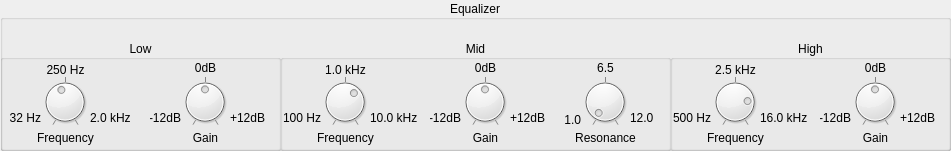
         <widget class="QGroupBox" name="groupBox_8">
          <property name="geometry">
           <rect>
            <x>20</x>
            <y>270</y>
            <width>951</width>
            <height>151</height>
           </rect>
          </property>
          <property name="title">
           <string>Equalizer</string>
          </property>
          <property name="alignment">
           <set>Qt::AlignCenter</set>
          </property>
          <widget class="QGroupBox" name="groupBox_4">
           <property name="geometry">
            <rect>
             <x>670</x>
             <y>40</y>
             <width>281</width>
             <height>111</height>
            </rect>
           </property>
           <property name="title">
            <string>High</string>
           </property>
           <property name="alignment">
            <set>Qt::AlignCenter</set>
           </property>
           <widget class="DialKnob" name="highGain">
            <property name="geometry">
             <rect>
              <x>180</x>
              <y>30</y>
              <width>50</width>
              <height>64</height>
             </rect>
            </property>
            <property name="minimum">
             <number>52</number>
            </property>
            <property name="maximum">
             <number>76</number>
            </property>
            <property name="pageStep">
             <number>10</number>
            </property>
            <property name="value">
             <number>64</number>
            </property>
            <property name="notchTarget">
             <double>40.000000000000000</double>
            </property>
            <property name="notchesVisible">
             <bool>true</bool>
            </property>
           </widget>
           <widget class="QLabel" name="label_32">
            <property name="geometry">
             <rect>
              <x>150</x>
              <y>70</y>
              <width>31</width>
              <height>16</height>
             </rect>
            </property>
            <property name="text">
             <string>-12dB</string>
            </property>
            <property name="alignment">
             <set>Qt::AlignRight|Qt::AlignTrailing|Qt::AlignVCenter</set>
            </property>
           </widget>
           <widget class="QLabel" name="label_33">
            <property name="geometry">
             <rect>
              <x>20</x>
              <y>90</y>
              <width>91</width>
              <height>16</height>
             </rect>
            </property>
            <property name="text">
             <string>Frequency</string>
            </property>
            <property name="alignment">
             <set>Qt::AlignCenter</set>
            </property>
           </widget>
           <widget class="QLabel" name="label_34">
            <property name="geometry">
             <rect>
              <x>170</x>
              <y>90</y>
              <width>71</width>
              <height>16</height>
             </rect>
            </property>
            <property name="text">
             <string>Gain</string>
            </property>
            <property name="alignment">
             <set>Qt::AlignCenter</set>
            </property>
           </widget>
           <widget class="DialKnob" name="highFq">
            <property name="geometry">
             <rect>
              <x>40</x>
              <y>30</y>
              <width>50</width>
              <height>64</height>
             </rect>
            </property>
            <property name="minimum">
             <number>28</number>
            </property>
            <property name="maximum">
             <number>56</number>
            </property>
            <property name="value">
             <number>50</number>
            </property>
            <property name="notchTarget">
             <double>40.000000000000000</double>
            </property>
            <property name="notchesVisible">
             <bool>true</bool>
            </property>
           </widget>
           <widget class="QLabel" name="label_35">
            <property name="geometry">
             <rect>
              <x>230</x>
              <y>70</y>
              <width>51</width>
              <height>16</height>
             </rect>
            </property>
            <property name="text">
             <string>+12dB</string>
            </property>
           </widget>
           <widget class="QLabel" name="label_36">
            <property name="geometry">
             <rect>
              <x>0</x>
              <y>70</y>
              <width>41</width>
              <height>16</height>
             </rect>
            </property>
            <property name="text">
             <string>500 Hz</string>
            </property>
            <property name="alignment">
             <set>Qt::AlignRight|Qt::AlignTrailing|Qt::AlignVCenter</set>
            </property>
           </widget>
           <widget class="QLabel" name="label_37">
            <property name="geometry">
             <rect>
              <x>90</x>
              <y>70</y>
              <width>51</width>
              <height>16</height>
             </rect>
            </property>
            <property name="text">
             <string>16.0 kHz</string>
            </property>
           </widget>
           <widget class="QLabel" name="label_38">
            <property name="geometry">
             <rect>
              <x>190</x>
              <y>20</y>
              <width>31</width>
              <height>16</height>
             </rect>
            </property>
            <property name="text">
             <string>0dB</string>
            </property>
            <property name="alignment">
             <set>Qt::AlignCenter</set>
            </property>
           </widget>
           <widget class="QLabel" name="label_41">
            <property name="geometry">
             <rect>
              <x>40</x>
              <y>20</y>
              <width>51</width>
              <height>20</height>
             </rect>
            </property>
            <property name="text">
             <string>2.5 kHz</string>
            </property>
            <property name="alignment">
             <set>Qt::AlignCenter</set>
            </property>
           </widget>
           <zorder>label_32</zorder>
           <zorder>label_33</zorder>
           <zorder>label_34</zorder>
           <zorder>label_35</zorder>
           <zorder>label_36</zorder>
           <zorder>label_37</zorder>
           <zorder>label_38</zorder>
           <zorder>highFq</zorder>
           <zorder>highGain</zorder>
           <zorder>label_41</zorder>
          </widget>
          <widget class="QGroupBox" name="groupBox_2">
           <property name="geometry">
            <rect>
             <x>0</x>
             <y>40</y>
             <width>281</width>
             <height>111</height>
            </rect>
           </property>
           <property name="title">
            <string>Low</string>
           </property>
           <property name="alignment">
            <set>Qt::AlignCenter</set>
           </property>
           <widget class="DialKnob" name="lowGain">
            <property name="geometry">
             <rect>
              <x>180</x>
              <y>30</y>
              <width>50</width>
              <height>64</height>
             </rect>
            </property>
            <property name="minimum">
             <number>52</number>
            </property>
            <property name="maximum">
             <number>76</number>
            </property>
            <property name="value">
             <number>64</number>
            </property>
            <property name="notchTarget">
             <double>40.000000000000000</double>
            </property>
            <property name="notchesVisible">
             <bool>true</bool>
            </property>
           </widget>
           <widget class="QLabel" name="label_22">
            <property name="geometry">
             <rect>
              <x>150</x>
              <y>70</y>
              <width>31</width>
              <height>16</height>
             </rect>
            </property>
            <property name="text">
             <string>-12dB</string>
            </property>
            <property name="alignment">
             <set>Qt::AlignRight|Qt::AlignTrailing|Qt::AlignVCenter</set>
            </property>
           </widget>
           <widget class="QLabel" name="label_13">
            <property name="geometry">
             <rect>
              <x>20</x>
              <y>90</y>
              <width>91</width>
              <height>16</height>
             </rect>
            </property>
            <property name="text">
             <string>Frequency</string>
            </property>
            <property name="alignment">
             <set>Qt::AlignCenter</set>
            </property>
           </widget>
           <widget class="QLabel" name="label_14">
            <property name="geometry">
             <rect>
              <x>170</x>
              <y>90</y>
              <width>71</width>
              <height>16</height>
             </rect>
            </property>
            <property name="text">
             <string>Gain</string>
            </property>
            <property name="alignment">
             <set>Qt::AlignCenter</set>
            </property>
           </widget>
           <widget class="DialKnob" name="lowFq">
            <property name="geometry">
             <rect>
              <x>40</x>
              <y>30</y>
              <width>50</width>
              <height>64</height>
             </rect>
            </property>
            <property name="minimum">
             <number>4</number>
            </property>
            <property name="maximum">
             <number>40</number>
            </property>
            <property name="value">
             <number>20</number>
            </property>
            <property name="notchTarget">
             <double>30.000000000000000</double>
            </property>
            <property name="notchesVisible">
             <bool>true</bool>
            </property>
           </widget>
           <widget class="QLabel" name="label_24">
            <property name="geometry">
             <rect>
              <x>230</x>
              <y>70</y>
              <width>51</width>
              <height>16</height>
             </rect>
            </property>
            <property name="text">
             <string>+12dB</string>
            </property>
           </widget>
           <widget class="QLabel" name="label_20">
            <property name="geometry">
             <rect>
              <x>0</x>
              <y>70</y>
              <width>41</width>
              <height>16</height>
             </rect>
            </property>
            <property name="text">
             <string>32 Hz</string>
            </property>
            <property name="alignment">
             <set>Qt::AlignRight|Qt::AlignTrailing|Qt::AlignVCenter</set>
            </property>
           </widget>
           <widget class="QLabel" name="label_21">
            <property name="geometry">
             <rect>
              <x>90</x>
              <y>70</y>
              <width>51</width>
              <height>16</height>
             </rect>
            </property>
            <property name="text">
             <string>2.0 kHz</string>
            </property>
           </widget>
           <widget class="QLabel" name="label_23">
            <property name="geometry">
             <rect>
              <x>190</x>
              <y>20</y>
              <width>31</width>
              <height>16</height>
             </rect>
            </property>
            <property name="text">
             <string>0dB</string>
            </property>
            <property name="alignment">
             <set>Qt::AlignCenter</set>
            </property>
           </widget>
           <widget class="QLabel" name="label_39">
            <property name="geometry">
             <rect>
              <x>40</x>
              <y>20</y>
              <width>51</width>
              <height>20</height>
             </rect>
            </property>
            <property name="text">
             <string>250 Hz</string>
            </property>
            <property name="alignment">
             <set>Qt::AlignCenter</set>
            </property>
           </widget>
           <zorder>label_22</zorder>
           <zorder>label_13</zorder>
           <zorder>label_14</zorder>
           <zorder>label_24</zorder>
           <zorder>label_20</zorder>
           <zorder>label_21</zorder>
           <zorder>label_23</zorder>
           <zorder>lowGain</zorder>
           <zorder>lowFq</zorder>
           <zorder>label_39</zorder>
          </widget>
          <widget class="QGroupBox" name="groupBox_3">
           <property name="geometry">
            <rect>
             <x>280</x>
             <y>40</y>
             <width>391</width>
             <height>111</height>
            </rect>
           </property>
           <property name="title">
            <string>Mid</string>
           </property>
           <property name="alignment">
            <set>Qt::AlignCenter</set>
           </property>
           <widget class="QLabel" name="label_15">
            <property name="geometry">
             <rect>
              <x>20</x>
              <y>90</y>
              <width>91</width>
              <height>16</height>
             </rect>
            </property>
            <property name="text">
             <string>Frequency</string>
            </property>
            <property name="alignment">
             <set>Qt::AlignCenter</set>
            </property>
           </widget>
           <widget class="QLabel" name="label_25">
            <property name="geometry">
             <rect>
              <x>0</x>
              <y>70</y>
              <width>41</width>
              <height>16</height>
             </rect>
            </property>
            <property name="text">
             <string>100 Hz</string>
            </property>
            <property name="alignment">
             <set>Qt::AlignRight|Qt::AlignTrailing|Qt::AlignVCenter</set>
            </property>
           </widget>
           <widget class="QLabel" name="label_26">
            <property name="geometry">
             <rect>
              <x>90</x>
              <y>70</y>
              <width>51</width>
              <height>16</height>
             </rect>
            </property>
            <property name="text">
             <string>10.0 kHz</string>
            </property>
           </widget>
           <widget class="DialKnob" name="midFq">
            <property name="geometry">
             <rect>
              <x>40</x>
              <y>30</y>
              <width>50</width>
              <height>64</height>
             </rect>
            </property>
            <property name="minimum">
             <number>14</number>
            </property>
            <property name="maximum">
             <number>54</number>
            </property>
            <property name="value">
             <number>40</number>
            </property>
            <property name="notchTarget">
             <double>30.000000000000000</double>
            </property>
            <property name="notchesVisible">
             <bool>true</bool>
            </property>
           </widget>
           <widget class="QLabel" name="label_29">
            <property name="geometry">
             <rect>
              <x>230</x>
              <y>70</y>
              <width>51</width>
              <height>16</height>
             </rect>
            </property>
            <property name="text">
             <string>+12dB</string>
            </property>
           </widget>
           <widget class="QLabel" name="label_16">
            <property name="geometry">
             <rect>
              <x>170</x>
              <y>90</y>
              <width>71</width>
              <height>16</height>
             </rect>
            </property>
            <property name="text">
             <string>Gain</string>
            </property>
            <property name="alignment">
             <set>Qt::AlignCenter</set>
            </property>
           </widget>
           <widget class="DialKnob" name="midGain">
            <property name="geometry">
             <rect>
              <x>180</x>
              <y>30</y>
              <width>50</width>
              <height>64</height>
             </rect>
            </property>
            <property name="minimum">
             <number>52</number>
            </property>
            <property name="maximum">
             <number>76</number>
            </property>
            <property name="value">
             <number>64</number>
            </property>
            <property name="notchTarget">
             <double>40.000000000000000</double>
            </property>
            <property name="notchesVisible">
             <bool>true</bool>
            </property>
           </widget>
           <widget class="QLabel" name="label_28">
            <property name="geometry">
             <rect>
              <x>190</x>
              <y>20</y>
              <width>31</width>
              <height>16</height>
             </rect>
            </property>
            <property name="text">
             <string>0dB</string>
            </property>
            <property name="alignment">
             <set>Qt::AlignCenter</set>
            </property>
           </widget>
           <widget class="QLabel" name="label_27">
            <property name="geometry">
             <rect>
              <x>150</x>
              <y>70</y>
              <width>31</width>
              <height>16</height>
             </rect>
            </property>
            <property name="text">
             <string>-12dB</string>
            </property>
            <property name="alignment">
             <set>Qt::AlignRight|Qt::AlignTrailing|Qt::AlignVCenter</set>
            </property>
           </widget>
           <widget class="DialKnob" name="midRes">
            <property name="geometry">
             <rect>
              <x>300</x>
              <y>30</y>
              <width>50</width>
              <height>64</height>
             </rect>
            </property>
            <property name="minimum">
             <number>10</number>
            </property>
            <property name="maximum">
             <number>120</number>
            </property>
            <property name="notchTarget">
             <double>60.000000000000000</double>
            </property>
            <property name="notchesVisible">
             <bool>true</bool>
            </property>
           </widget>
           <widget class="QLabel" name="label_17">
            <property name="geometry">
             <rect>
              <x>270</x>
              <y>90</y>
              <width>111</width>
              <height>16</height>
             </rect>
            </property>
            <property name="text">
             <string>Resonance</string>
            </property>
            <property name="alignment">
             <set>Qt::AlignCenter</set>
            </property>
           </widget>
           <widget class="QLabel" name="label_30">
            <property name="geometry">
             <rect>
              <x>270</x>
              <y>70</y>
              <width>31</width>
              <height>20</height>
             </rect>
            </property>
            <property name="text">
             <string>1.0</string>
            </property>
            <property name="alignment">
             <set>Qt::AlignRight|Qt::AlignTrailing|Qt::AlignVCenter</set>
            </property>
           </widget>
           <widget class="QLabel" name="label_31">
            <property name="geometry">
             <rect>
              <x>350</x>
              <y>70</y>
              <width>51</width>
              <height>16</height>
             </rect>
            </property>
            <property name="text">
             <string>12.0</string>
            </property>
           </widget>
           <widget class="QLabel" name="label_40">
            <property name="geometry">
             <rect>
              <x>40</x>
              <y>20</y>
              <width>51</width>
              <height>20</height>
             </rect>
            </property>
            <property name="text">
             <string>1.0 kHz</string>
            </property>
            <property name="alignment">
             <set>Qt::AlignCenter</set>
            </property>
           </widget>
           <widget class="QLabel" name="label_42">
            <property name="geometry">
             <rect>
              <x>310</x>
              <y>20</y>
              <width>31</width>
              <height>16</height>
             </rect>
            </property>
            <property name="text">
             <string>6.5</string>
            </property>
            <property name="alignment">
             <set>Qt::AlignCenter</set>
            </property>
           </widget>
          </widget>
         </widget>
